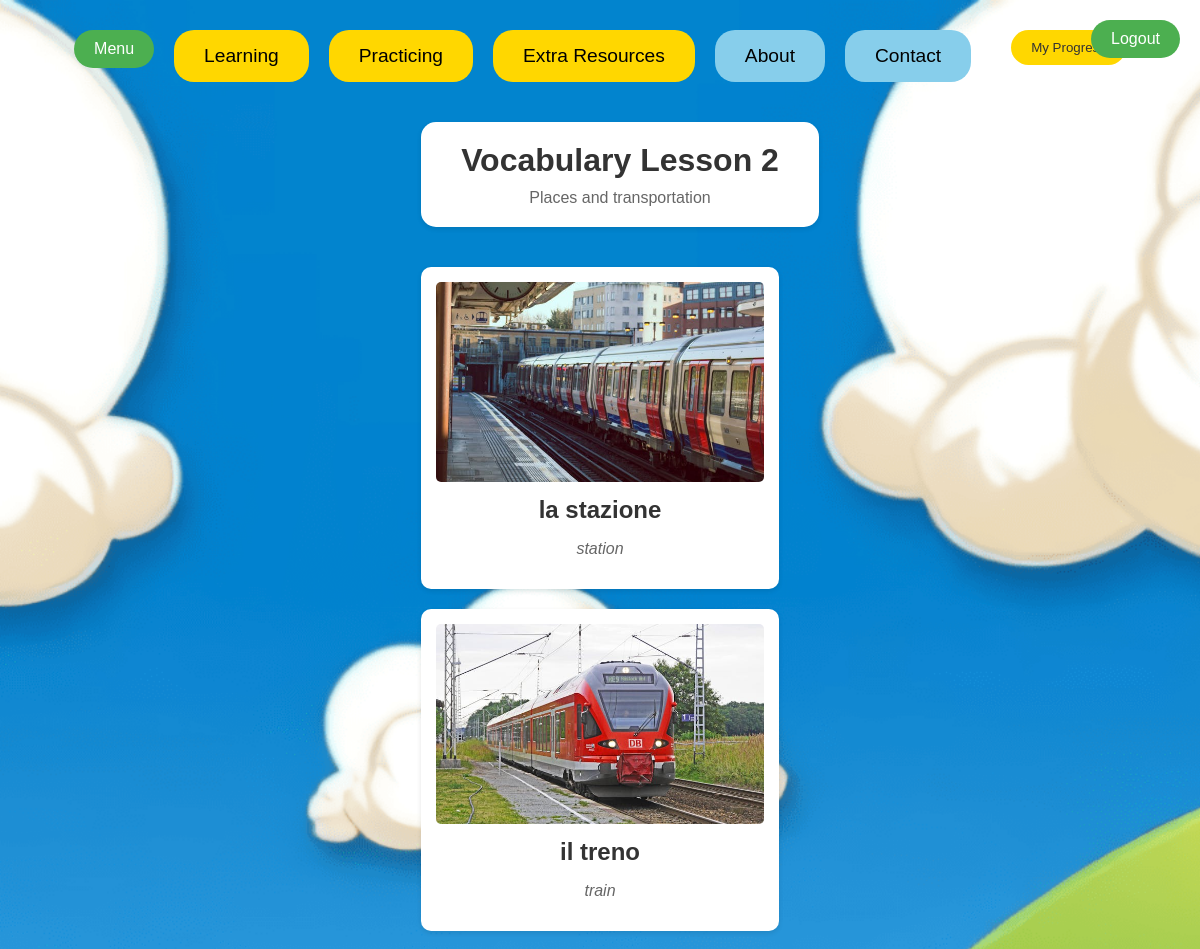
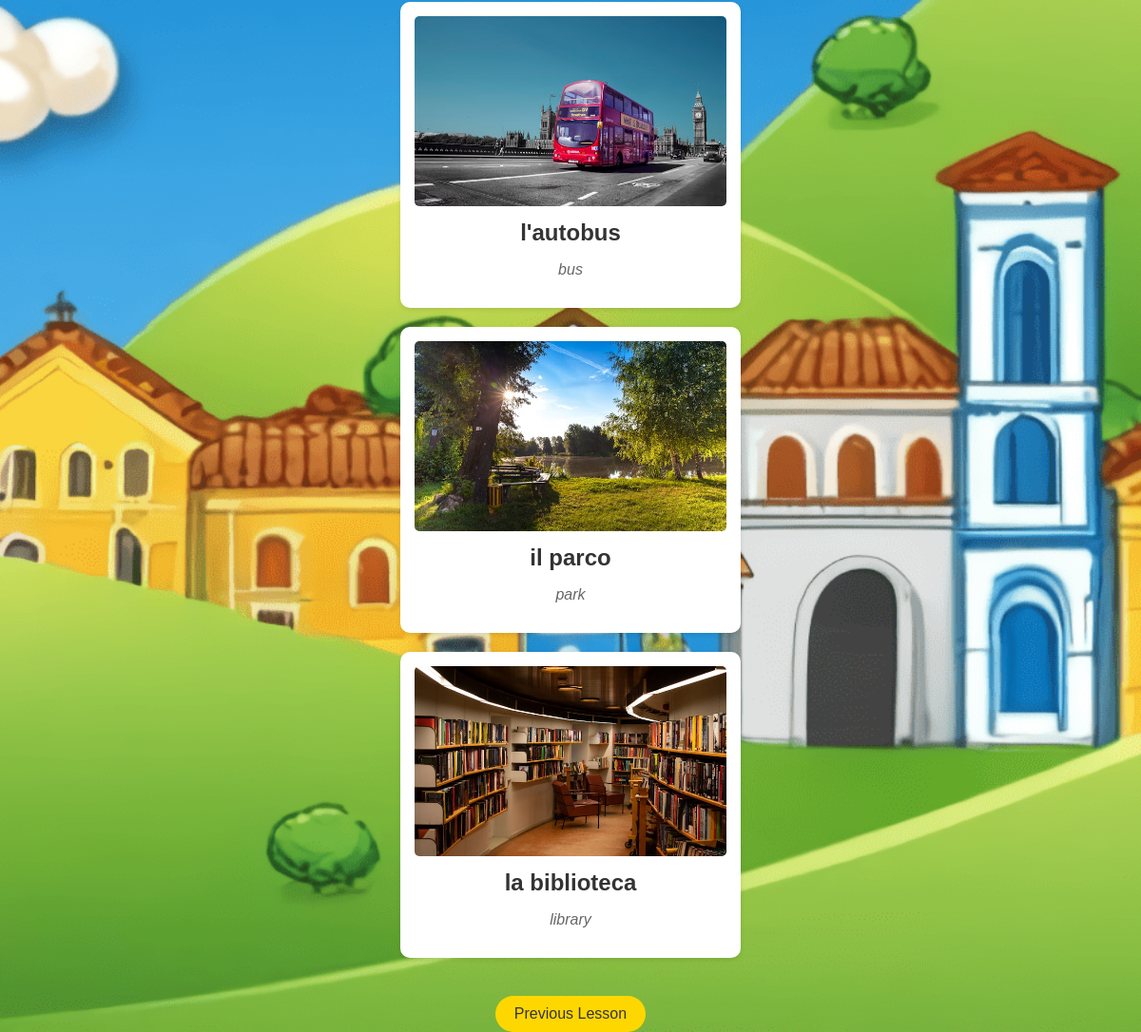
The page /learning/vocabulary/2 (signed in) on the database its author committed (2 pictures, top to bottom).
### models.py (models this page shows, shortened)
class VocabularyItem(db.Model):
    id = db.Column(db.Integer, primary_key=True)
    italian_word = db.Column(db.String(100), nullable=False)
    english_word = db.Column(db.String(100), nullable=False)
    image_url = db.Column(db.String(200), nullable=False)
    lesson_number = db.Column(db.Integer, nullable=False)
    category = db.Column(db.String(50))

### routes/learning.py (the view)
@learning.route('/learning/vocabulary/<int:lesson_number>', methods=['GET', 'POST'])
def vocabulary_lesson(lesson_number):
    if lesson_number not in [1, 2]:
        return redirect(url_for('learning.index'))
    user = get_current_user()  # Use get_current_user instead of current_user
    if user:  # Check if user is logged in
        progress = UserProgress.query.filter_by(
            user_id=user.id,
            content_type='vocabulary',
            lesson_number=lesson_number
        ).first()
        if not progress:
            mark_lesson_complete(user.id, 'vocabulary', lesson_number)
    translation = None
    if request.method == 'POST':
        text = request.form.get('text')
        direction = request.form.get('direction')
        from_lang, to_lang = direction.split('-')
        translator = Translator(from_lang=from_lang, to_lang=to_lang)
        translation = translator.translate(text)
    vocabulary_items = VocabularyItem.query.filter_by(lesson_number=lesson_number).all()
    return render_template('vocabulary_lesson.html',
                         items=vocabulary_items,
                         lesson_number=lesson_number,
                         translation=translation,
                         current_user=get_current_user())

### utils.py (called while the page is built)
def get_current_user():
    if 'user_id' in session:
        return User.query.get(session['user_id'])
    return None

### templates/vocabulary_lesson.html (shortened to what this page needs)
{% extends 'base.html' %}
{% block body %}
<div class="content">
    <header class="lesson-header">
        <h1>Vocabulary Lesson {{ lesson_number }}</h1>
        {% if lesson_number == 1 %}
        <p class="lesson-description">Basic everyday objects: house items and food</p>
        {% else %}
        <p class="lesson-description">Places and transportation</p>
        {% endif %}
    </header>
    <div class="vocabulary-grid">
        {% for item in items %}
        <div class="vocabulary-card">
            <img src="{{ item.image_url }}" alt="{{ item.english_word }}" class="vocab-image">
            <div class="vocab-words">
                <h3 class="italian">{{ item.italian_word }}</h3>
                <p class="english">{{ item.english_word }}</p>
            </div>
        </div>
        {% endfor %}
    </div>
    <div class="lesson-navigation">
        {% if lesson_number > 1 %}
            <a href="{{ url_for('learning.vocabulary_lesson', lesson_number=lesson_number-1) }}" class="nav-button">Previous Lesson</a>
        {% endif %}
    </div>
</div>
{% endblock %}

### static/css/main.css (style rules this page uses)
body, html { margin: 0; font-family: sans-serif; height: 100%; display: flex; flex-direction: column; justify-content: space-between; background-image: url('/static/images/homepage_web_draft_1.png'); background-size: cover; background-position: center; background-repeat: no-repeat; background-attachment: fixed; background-color: lightblue; }
.content { max-width: 1200px; margin: 0 auto; padding: 20px; position: relative; background-color: transparent; border-radius: 15px; }
.vocabulary-grid { display: grid; grid-template-columns: repeat(auto-fit, minmax(250px, 1fr)); gap: 20px; padding: 20px; }
.vocabulary-card { background: white; border-radius: 10px; padding: 15px; box-shadow: 0 2px 5px rgba(0,0,0,0.1); transition: transform 0.3s ease; }
.vocab-image { width: 100%; height: 200px; object-fit: cover; border-radius: 5px; }
.vocab-words { text-align: center; margin-top: 10px; }
.italian { color: #333; font-size: 1.5em; margin: 5px 0; }
.english { color: #666; font-style: italic; }
.lesson-navigation { display: flex; justify-content: center; gap: 20px; margin: 20px 0; }
.nav-button { padding: 10px 20px; background-color: #FFD700; border: none; border-radius: 20px; color: #333; text-decoration: none; transition: background-color 0.3s ease; }
.lesson-header { background-color: white; border-radius: 15px; padding: 20px; margin: 20px 0; text-align: center; width: 100%; box-shadow: 0 2px 5px rgba(0,0,0,0.1); }
.lesson-header h1 { margin: 0 0 10px 0; color: #333; }
.lesson-description { margin: 0; color: #666; }
.content { max-width: 1200px; margin: 0 auto; padding: 20px; display: flex; flex-direction: column; align-items: center; }
.vocabulary-grid { width: 100%; display: grid; grid-template-columns: repeat(auto-fit, minmax(250px, 1fr)); gap: 20px; padding: 20px 0; }
.lesson-header { background-color: white; border-radius: 15px; padding: 20px; margin: 20px auto; text-align: center; width: 100%; box-shadow: 0 2px 5px rgba(0,0,0,0.1); }
.content { position: relative; min-height: 100vh; }

### rows shown on the page
VocabularyItem: image_url (picture), italian_word "la stazione", english_word "station"
VocabularyItem: image_url (picture), italian_word "il treno", english_word "train"
VocabularyItem: image_url (picture), italian_word "l'autobus", english_word "bus"
VocabularyItem: image_url (picture), italian_word "il parco", english_word "park"
VocabularyItem: image_url (picture), italian_word "la biblioteca", english_word "library"

### other values the page prints
{{ lesson_number }} "2"
